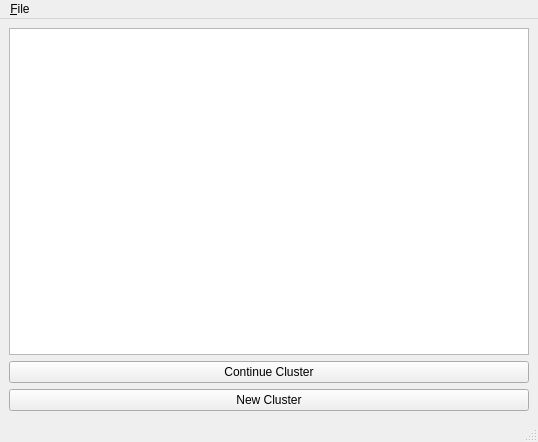
<?xml version="1.0" encoding="UTF-8"?>
<ui version="4.0">
 <class>MainUI</class>
 <widget class="QMainWindow" name="MainUI">
  <property name="windowModality">
   <enum>Qt::WindowModal</enum>
  </property>
  <property name="geometry">
   <rect>
    <x>0</x>
    <y>0</y>
    <width>538</width>
    <height>442</height>
   </rect>
  </property>
  <property name="windowTitle">
   <string notr="true">ClusterPyXT (cpxt)</string>
  </property>
  <property name="windowIcon">
   <iconset>
    <normaloff>cpxt/assets/cpxt.ico</normaloff>cpxt/assets/cpxt.ico</iconset>
  </property>
  <widget class="QWidget" name="centralwidget">
   <layout class="QGridLayout" name="gridLayout">
    <item row="0" column="0">
     <widget class="QListWidget" name="cluster_list_box"/>
    </item>
    <item row="1" column="0">
     <widget class="QPushButton" name="continue_button">
      <property name="text">
       <string>Continue Cluster</string>
      </property>
     </widget>
    </item>
    <item row="2" column="0">
     <widget class="QPushButton" name="new_cluster_button">
      <property name="text">
       <string>New Cluster</string>
      </property>
     </widget>
    </item>
   </layout>
  </widget>
  <widget class="QMenuBar" name="menubar">
   <property name="geometry">
    <rect>
     <x>0</x>
     <y>0</y>
     <width>538</width>
     <height>20</height>
    </rect>
   </property>
   <widget class="QMenu" name="menu_File">
    <property name="title">
     <string>&amp;File</string>
    </property>
    <addaction name="action_Settings"/>
    <addaction name="separator"/>
    <addaction name="actionE_xit"/>
   </widget>
   <addaction name="menu_File"/>
  </widget>
  <widget class="QStatusBar" name="statusbar"/>
  <action name="action_Settings">
   <property name="text">
    <string>&amp;Settings</string>
   </property>
  </action>
  <action name="actionE_xit">
   <property name="text">
    <string>E&amp;xit</string>
   </property>
  </action>
 </widget>
 <resources/>
 <connections/>
</ui>
